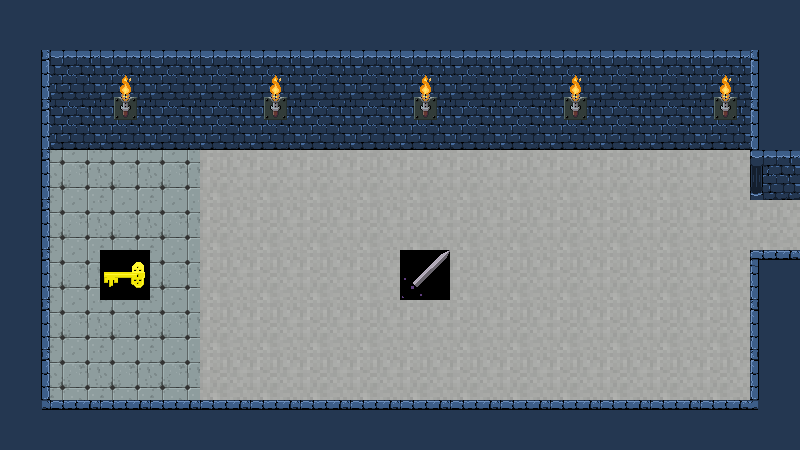

Below is a game level as drawn by its tile map, then a one-line description and the .tmx file that defines it, in full:
An orthogonal 16x9 tile map with 50x50 px tiles, 1 tile layer (floor), 1 hidden layer not drawn.

<map version="1.5" tiledversion="1.7.2" orientation="orthogonal" renderorder="right-down" compressionlevel="0" width="16" height="9" tilewidth="50" tileheight="50" infinite="0" nextlayerid="4" nextobjectid="1">
 <editorsettings>
  <export target="csv/dungeon-03.csv" format="csv" />
 </editorsettings>
 <tileset firstgid="1" source="tiles.tsx" />
 <layer id="1" name="floor" width="16" height="9">
  <data encoding="csv">
11,11,11,11,11,11,11,11,11,11,11,11,11,11,11,11,
12,14,66,14,14,66,14,14,66,14,14,66,14,14,66,10,
12,24,70,24,24,70,24,24,70,24,24,70,24,24,70,10,
12,77,77,77,2,2,2,2,2,2,2,2,2,2,2,13,
12,77,77,77,2,2,2,2,2,2,2,2,2,2,2,2,
12,77,5,77,2,2,2,2,83,2,2,2,2,2,2,7,
12,77,77,77,2,2,2,2,2,2,2,2,2,2,2,10,
12,77,77,77,2,2,2,2,2,2,2,2,2,2,2,10,
18,8,8,8,8,8,8,8,8,8,8,8,8,8,8,19
</data>
 </layer>
 <layer id="2" name="celing" width="16" height="9" visible="0">
  <data encoding="csv">
1,1,1,1,1,1,1,1,1,1,1,1,1,1,1,1,
1,1,1,1,1,1,1,1,1,1,1,1,1,1,1,1,
1,1,1,1,1,1,1,1,1,1,1,1,1,1,1,1,
1,1,1,1,1,1,1,1,1,1,1,1,1,1,1,1,
1,1,1,1,1,1,1,1,1,1,1,1,1,1,1,1,
1,1,1,1,1,1,1,1,1,1,1,1,1,1,1,1,
1,1,1,1,1,1,1,1,1,1,1,1,1,1,1,1,
1,1,1,1,1,1,1,1,1,1,1,1,1,1,1,1,
1,1,1,1,1,1,1,1,1,1,1,1,1,1,1,1
</data>
 </layer>
</map>
